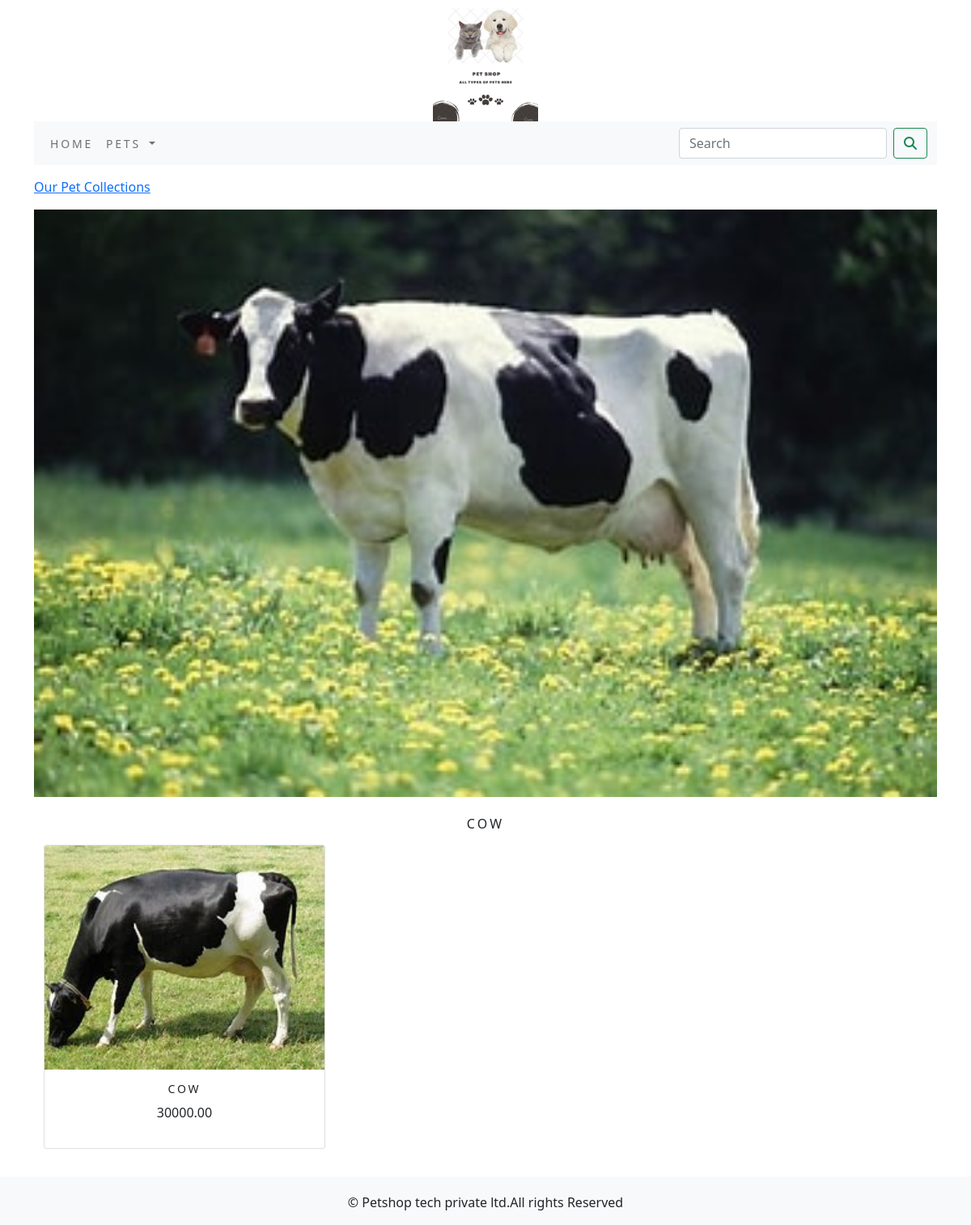
Page /shop/cow/ on the committed database.
### shop/models.py (models this page shows, shortened)
class Category(models.Model):
    name=models.CharField(max_length=250,unique=True)
    slug=models.SlugField(max_length=250,unique=True)
    description=models.TextField(blank=True)
    image=models.ImageField(upload_to='category',blank=True)
    class Meta:
         ordering=('name',)
         verbose_name='category'
         verbose_name_plural='categories'
    def get_url(self):
        return reverse('shop:products_by_category',args=[self.slug])

class Product(models.Model):
    name=models.CharField(max_length=250,unique=True)
    slug=models.SlugField(max_length=250,unique=True)
    description=models.TextField(blank=True)
    price=models.DecimalField(max_digits=10,decimal_places=2)
    category=models.ForeignKey(Category,on_delete=models.CASCADE)
    image=models.ImageField(upload_to='product',blank=True)
    stock=models.IntegerField()
    available=models.BooleanField(default=True)
    created=models.DateTimeField(auto_now_add=True)
    updated=models.DateTimeField(auto_now=True)
    def get_url(self):
        return reverse('shop:prodCatdetail',args=[self.category.slug,self.slug])
    class Meta:
        ordering=('name',)
        verbose_name='product'
        verbose_name_plural='products'

### shop/views.py (the view)
# urls.py: path('',views.allProdCat,name='allProdCat'),
def allProdCat(request,c_slug=None):
    c_page=None
    products_list=None
    if c_slug!=None:
        c_page=get_object_or_404(Category,slug=c_slug)
        products_list=Product.objects.all().filter(category=c_page,available=True)
    else:
        products_list=Product.objects.all().filter(available=True)
    paginator=Paginator(products_list,6)
    try:
        page=int(request.GET.get('page','1'))
    except:
        page=1
    try:
        products=paginator.page(page)
    except(EmptyPage,InvalidPage):
        products=paginator.page(paginator.num_pages)
    return  render(request,"category.html",{'category':c_page,'products':products})

### cart/context_processors.py (called while the page is built)
def counter(request):
    item_count=0
    if 'admin' in request.path:
        return {}
    else:
        try:
            cart=Cart.objects.filter(cart_id=_cart_id(request))
            car_items=CartItem.objects.all().filter(cart=cart[:1])
            for cart_item in car_items:
                item_count += cart_item.quantity
        except Cart.DoesNotExist:
            item_count =0
    return dict(item_count=item_count)

### cart/views.py (called while the page is built)
def _cart_id(request):
    cart=request.session.session_key
    if not cart:
        cart=request.session.create()
    return cart

### shop/context_processors.py (called while the page is built)
def menu_links(request):
    links=Category.objects.all()
    return dict(links=links)

### template/category.html (shortened to what this page needs)
{% extends 'base.html' %}
{% load static %}
{% block content %}
   {% if category %}
<div>
    <div class="row my_row_class">
        <div class="mx-auto">
        <p><a href="{% url 'shop:allProdCat' %}">Our Pet Collections</a></p>
    </div>
          </div>
   {% endif %}
<div class="mx_auto">
    {% if category %}
    <img class="my_image" src="{{category.image.url}}" alt="{{category.name}}">
</div> <br>
<div>
    <h1 class="text-center my_title">{{category.name}}</h1>
</div>
  {% endif %}
<div class="container">
    <div class="row mx_auto">
        {% for product in products.object_list %}
        <div class="my_bottom_margin col-9 col-sm-12 col-md-4  col-lg-4">
            <div class="card text-center" style="min-width:18rem;">
                <a href="{{product.get_url}}"><img class="card-img-top my_image" src="{{product.image.url}}" width="10px;" height="150px;" alt="{{product.name}}" ></a>
            <div class="card-body">
                <h4>{{product.name}}</h4>
                <p>{{product.price}}</p>
            </div>
            </div>
        </div>
   {% endfor %}
    </div>
    <br>
</div>
    </div>
{% endblock %}

### static/css/custom.css (style rules this page uses)
body { font-family: 'Roboto', sans-serif; }
.my_row_class { padding-top :15px; }
.my_image { width:100%; height:auto; }
.my_title { font-size:16px; text_transform:uppercase; letter-spacing:.2em; }
.my_bottom_margin { margin-bottom:10px; }
.card-body h4 { font-size:14px; text-transform:uppercase; letter-spacing:.2em }

### rows in the picture
Category: image (picture), name "COW"
Product: image (picture), name "COW", price "30000.00"
